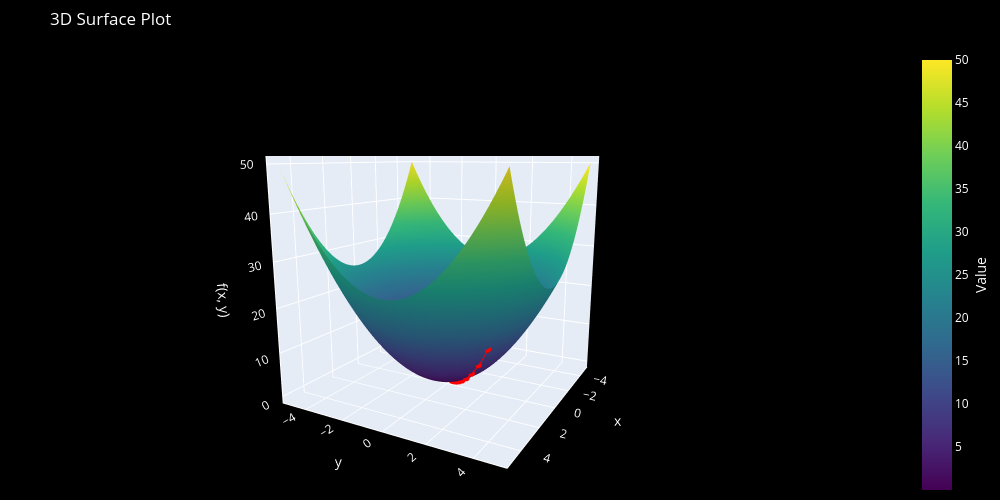

Notebook code cell kept with this figure:
### Markdown cell above
### GD

### Code cell
x_0, y_0 = 2, 3
learning_rate = 0.1
num_epochs = 10

gd = GD(x_0, y_0, learning_rate, num_epochs, f)

fig_3D = plot_3D_GD(x, y, gd[:,0], gd[:,1], f)
fig_3D.show()

### Figure 1 — Plotly figure (JSON) as saved in the notebook; plotly's stock layout.template omitted (floating-point values rounded to 4 significant figures; data arrays with more than 128 entries replaced by an {"elided": "..."} marker saying what was removed)
{"data": [{"colorbar": {"tickfont": {"color": "white"}, "title": {"font": {"color": "white"}, "side": "right", "text": "Value"}}, "colorscale": [[0, "#440154"], [0.1111, "#482878"], [0.2222, "#3e4989"], [0.3333, "#31688e"], [0.4444, "#26828e"], [0.5556, "#1f9e89"], [0.6667, "#35b779"], [0.7778, "#6ece58"], [0.8889, "#b5de2b"], [1, "#fde725"]], "showscale": true, "type": "surface", "x": {"elided": "100x100 float values"}, "y": {"elided": "100x100 float values"}, "z": {"elided": "100x100 float values"}}, {"line": {"color": "red", "width": 5}, "marker": {"color": "red", "size": 4}, "mode": "markers+lines", "name": "Path", "type": "scatter3d", "x": [2.0, 1.6, 1.28, 1.024, 0.8192, 0.6554, 0.5243, 0.4194, 0.3355, 0.2684], "y": [3.0, 2.4, 1.92, 1.536, 1.229, 0.983, 0.7864, 0.6291, 0.5033, 0.4027], "z": [13.0, 8.32, 5.325, 3.408, 2.181, 1.396, 0.8934, 0.5717, 0.3659, 0.2342]}], "layout": {"height": 500, "margin": {"b": 0, "l": 0, "r": 0, "t": 50}, "paper_bgcolor": "black", "plot_bgcolor": "black", "scene": {"bgcolor": "black", "camera": {"eye": {"x": 2, "y": 1.1, "z": 0.5}}, "xaxis": {"linecolor": "white", "linewidth": 2, "showgrid": true, "showline": true, "tickfont": {"color": "white"}, "title": {"font": {"color": "white"}, "text": "x"}}, "yaxis": {"linecolor": "white", "linewidth": 2, "showgrid": true, "showline": true, "tickfont": {"color": "white"}, "title": {"font": {"color": "white"}, "text": "y"}}, "zaxis": {"linecolor": "white", "linewidth": 2, "showgrid": true, "showline": true, "tickfont": {"color": "white"}, "title": {"font": {"color": "white"}, "text": "f(x, y)"}}}, "title": {"font": {"color": "white"}, "text": "3D Surface Plot"}, "width": 1000}}
